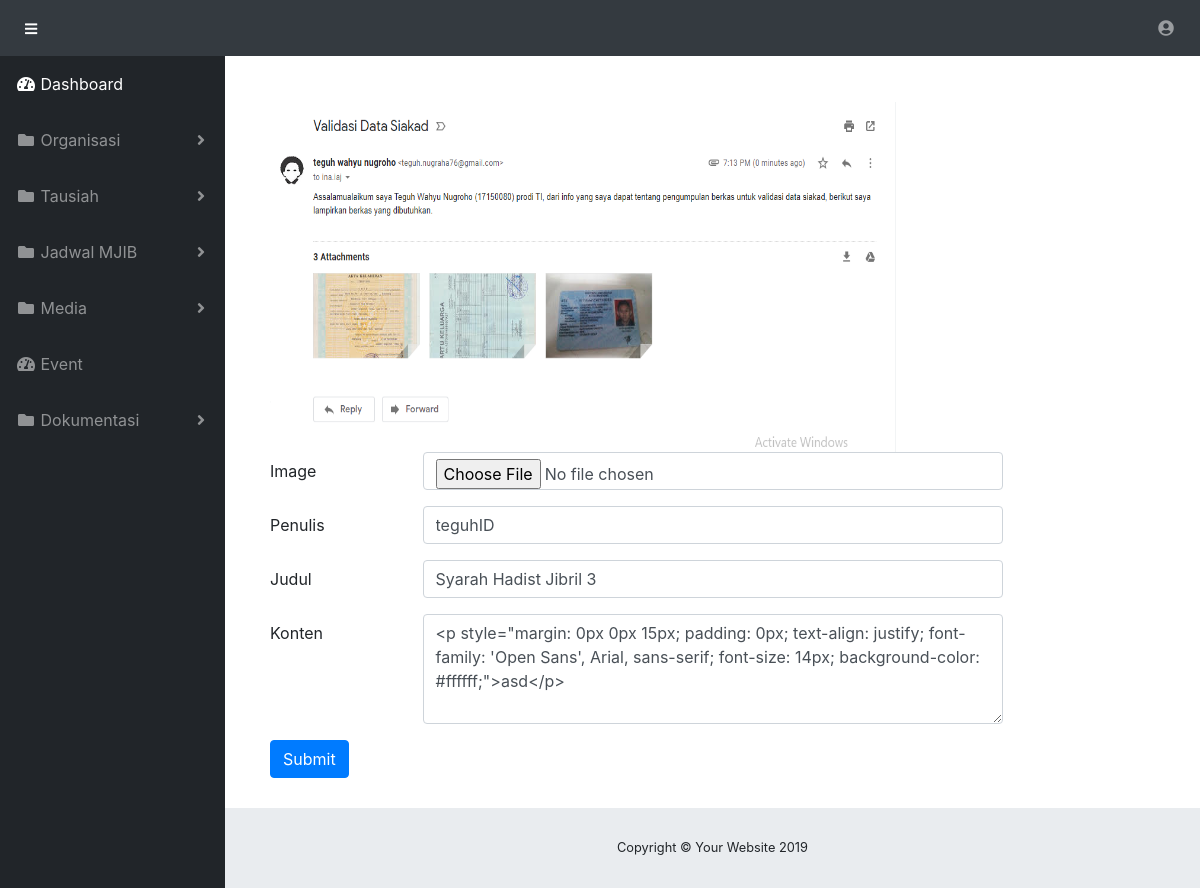
The app's page /index.php/Admin/SyarahHadistJibrilHalamanEditData/13 with its own data.
### tables this page shows
CREATE TABLE `syarah_hadist_jibril` (
  `id` int(10) NOT NULL,
  `username` varchar(255) DEFAULT NULL,
  `judul` varchar(255) DEFAULT NULL,
  `content` longtext,
  `image` varchar(255) DEFAULT NULL,
  `updated_at` varchar(255) DEFAULT NULL
);

### application/controllers/Admin.php (called while the page is built, shortened)
<?php
class Admin extends CI_Controller {
	public function __construct()
	{
        $this->load->model('LoginModel');
        $this->load->model('AdminModel');
        $this->load->library('session');
	}
     public function SyarahHadistJibrilHalamanEditData($id)
     {
         $data['SyarahHadistJibril'] = $this->AdminModel->DetailTausiah($id, 'syarah_hadist_jibril')->result_array();
         $this->load->view('Admin/Tausiah/SyarahHadistJibril/EditData', $data);
     }
}

### index.php (called while the page is built, shortened)
<?php
require_once BASEPATH.'core/CodeIgniter.php';

### application/models/AdminModel.php (called while the page is built, shortened)
<?php
class AdminModel extends CI_Model {
    public function DetailTausiah($id, $tabel)
    {
        $this->db->where('id', $id);
        return $this->db->get($tabel);
    }
}

### application/views/Admin/Tausiah/SyarahHadistJibril/EditData.php (the view, shortened to what this page needs)
<?php $basedir = realpath(__DIR__); include($basedir . "..\..\..\Layout\Header.php");?>
<?php foreach ($SyarahHadistJibril as $data) {?>
  <form action="<?php echo site_url('Admin/SyarahHadistJibrilEditData/' . $data['id']);?>" method="post" enctype="multipart/form-data" style="padding:30px">
      <?php if ($data['image'] == '') {?>
          <img src="<?php echo base_url('assets/admin/img/noimage.jpg')?>" width="630" height="350"><br>
      <?php } else {?>
          <img src="<?php echo base_url('assets/admin/img/syarahHadistJibril/' . $data['image'])?>" width="630" height="350"><br>
      <?php } ?>
    <div class="form-group row">
      <label for="colFormLabel" class="col-sm-2 col-form-label">Image</label>
      <div class="col-sm-8">
        <input type="file" name="image" class="form-control">
      </div>
    </div>
    <div class="form-group row">
      <label for="colFormLabel" class="col-sm-2 col-form-label">Penulis</label>
      <div class="col-sm-8">
        <input type="text" class="form-control" name="username" value="<?php echo $data['username'];?>">
      </div>
    </div>
    <div class="form-group row">
      <label for="colFormLabel" class="col-sm-2 col-form-label">Judul</label>
      <div class="col-sm-8">
        <input type="text" name="judul" class="form-control" value="<?php echo $data['judul'];?>">
      </div>
    </div>
    <div class="form-group row">
      <label for="colFormLabel" class="col-sm-2 col-form-label">Konten</label>
      <div class="col-sm-8">
          <textarea class="form-control" id="mytextarea" name="content" rows="4"><?php echo $data['content'];?></textarea>
      </div>
    </div>
    <button type="submit" class="btn btn-primary">Submit</button>
  </form>
<?php }; ?>
<?php $basedir = realpath(__DIR__); include($basedir . "..\..\..\Layout\Footer.php");?>

### records on screen
syarah_hadist_jibril: image (picture), username "teguhID", judul "Syarah Hadist Jibril 3", content "<p style=\"margin: 0px 0px 15px; padding: 0px; text-align: justify; font-family: 'Open Sans', Arial, sans-serif; font-size: 14px; background-color: #ffffff;\">asd</p>"
